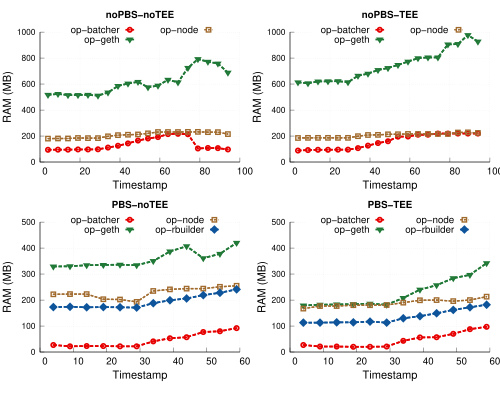

The gnuplot source for this figure:
# 
# Author: Peterson Yuhala
#

#set term postscript size 5in,2.3in linewidth 1 color eps enhanced 22
set term postscript size 5in,4in linewidth 1 color eps enhanced 22
set encoding utf8


set output "l2_ram.eps"
set datafile separator comma

load "styles.inc"
load "common.gnuplot" 
load "linetypes.gnuplot"

## Multiplot settings

## mp_startx # Left edge of col 0 plot area
## mp_starty          # Top of row 0 plot area
## mp_width            # Total width of plot area
## mp_height         # Total height of plot area
## mp_rowgap         # Gap between plot rows
## mp_colgap          # Gap between plot columns
          

#mp_startx=0.08
#mp_starty=0.15

#mp_height=0.65
#mp_rowgap=0.19
#mp_colgap=0.1
#mp_width=0.9

#eval mpSetup(2, 1)

mp_startx=0.08
mp_starty=0.08
mp_height=0.80
mp_rowgap=0.15
mp_colgap=0.1
mp_width=0.90

eval mpSetup(2, 2)
#

font_size = 14
label_size = 18

set style fill solid border -1
set boxwidth 0.15
set xtics offset 0.4,0.4,0
set ytics offset 0.5,0,0
set xlabel offset 0,1,0


set ytics nomirror
set grid y
set ytics font ",12"

eval mpNext
# --- GRAPH a (top left: noPBS-noTEE)

set title "noPBS-noTEE" font "Helvetica-bold,14" #offset 0,-0.2

set ylabel "RAM (MB)" font ",16"  offset 4,0
set xlabel "Timestamp" font ",16"
set xtics font ",14"

set xrange[0:100]

set yrange [0:1000]
#set logscale y

set key samplen 0.75 maxrows 2 at graph 0.5, 0.98 center font ",14"


plot 'data/no_pbs_no_tee/no-pbs_no-tee_270_sys_op-batcher_cpu_ram.csv' u 1:5 every 5  w l ls 2006 notitle, \
     '' u 1:5 every 5 t "op-batcher" w lp ls 2006, \
     'data/no_pbs_no_tee/no-pbs_no-tee_270_sys_op-geth_cpu_ram.csv' u 1:5 every 5  w l ls 2007 notitle, \
     '' u 1:5 every 5 t "op-geth" w lp ls 2007, \
     'data/no_pbs_no_tee/no-pbs_no-tee_270_sys_op-node_cpu_ram.csv' u 1:5 every 5 w l ls 22004 notitle, \
     '' u 1:5 every 5 t "op-node" w lp ls 22004

eval mpNext
# --- GRAPH a (top left: noPBS-noTEE)

set title "noPBS-TEE" font "Helvetica-bold,14" #offset 0,-0.2

set ylabel "RAM (MB)" font ",16"  offset 4,0
set xlabel "Timestamp" font ",16"
set xtics font ",14"

set xrange[0:100]

#set yrange [0:5000]
#set yrange [0:500]

set key samplen 0.75 maxrows 2 at graph 0.5, 0.98 center font ",14"


plot 'data/no_pbs_tee/no-pbs_tee_270_sys_op-batcher_cpu_ram.csv' u 1:5 every 5  w l ls 2006 notitle, \
     '' u 1:5 every 5 t "op-batcher" w lp ls 2006, \
     'data/no_pbs_tee/no-pbs_tee_270_sys_op-geth_cpu_ram.csv' u 1:5 every 5  w l ls 2007 notitle, \
     '' u 1:5 every 5 t "op-geth" w lp ls 2007, \
     'data/no_pbs_tee/no-pbs_tee_270_sys_op-node_cpu_ram.csv' u 1:5 every 5 w l ls 22004 notitle, \
     '' u 1:5 every 5 t "op-node" w lp ls 22004


eval mpNext
# --- GRAPH a (top left: noPBS-noTEE)

set title "PBS-noTEE" font "Helvetica-bold,14" #offset 0,-0.2

set ylabel "RAM (MB)" font ",16"  offset 3,0
set xlabel "Timestamp" font ",16"
set xtics font ",14"

set xrange[0:60]
set yrange [0:500]

set key samplen 0.75 maxrows 2 at graph 0.5, 0.98 center font ",14"


plot 'data/pbs_no_tee/pbs_rbuilder_no-tee_270_sys_op-batcher_cpu_ram.csv' u 1:5 every 5  w l ls 2006 notitle, \
     '' u 1:5 every 5 t "op-batcher" w lp ls 2006, \
     'data/pbs_no_tee/pbs_rbuilder_no-tee_270_sys_op-geth_cpu_ram.csv' u 1:5 every 5  w l ls 2007 notitle, \
     '' u 1:5 every 5 t "op-geth" w lp ls 2007, \
     'data/pbs_no_tee/pbs_rbuilder_no-tee_270_sys_op-node_cpu_ram.csv' u 1:5 every 5 w l ls 22004 notitle, \
     '' u 1:5 every 5 t "op-node" w lp ls 22004, \
     'data/pbs_no_tee/pbs_rbuilder_no-tee_270_sys_op-rbuilder_cpu_ram.csv' u 1:5 every 5 w l ls 22001 notitle, \
        '' u 1:5 every 5 t "op-rbuilder" w lp ls 22001


eval mpNext
# --- GRAPH a (top left: noPBS-noTEE)

set title "PBS-TEE" font "Helvetica-bold,14" #offset 0,-0.2

set ylabel "RAM (MB)" font ",16"  offset 3.5,0
set xlabel "Timestamp" font ",16"
set xtics font ",14"

#set yrange [0:5000]
#set yrange [0:500]

set key samplen 0.75 maxrows 2 at graph 0.5, 0.98 center font ",14"


plot 'data/pbs_tee/pbs_rbuilder_tee_270_sys_op-batcher_cpu_ram.csv' u 1:5 every 5  w l ls 2006 notitle, \
     '' u 1:5 every 5 t "op-batcher" w lp ls 2006, \
     'data/pbs_tee/pbs_rbuilder_tee_270_sys_op-geth_cpu_ram.csv' u 1:5 every 5  w l ls 2007 notitle, \
     '' u 1:5 every 5 t "op-geth" w lp ls 2007, \
     'data/pbs_tee/pbs_rbuilder_tee_270_sys_op-node_cpu_ram.csv' u 1:5 every 5 w l ls 22004 notitle, \
     '' u 1:5 every 5 t "op-node" w lp ls 22004, \
     'data/pbs_tee/pbs_rbuilder_tee_270_sys_op-rbuilder_cpu_ram.csv' u 1:5 every 5 w l ls 22001 notitle, \
     '' u 1:5 every 5 t "op-rbuilder" w lp ls 22001


     
!epstopdf "l2_ram.eps"
!rm "l2_ram.eps"
quit
